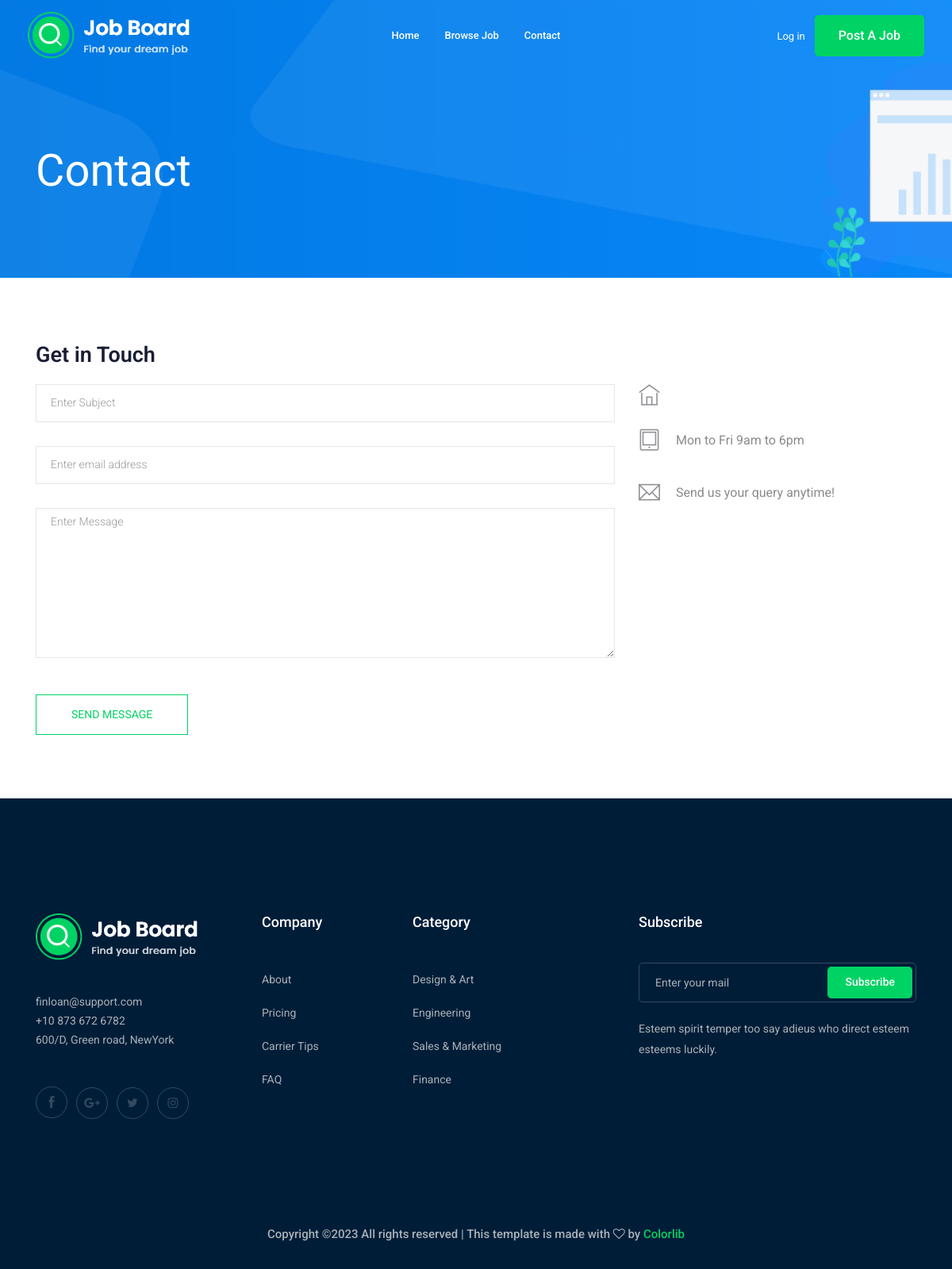
The page /contact-us/ on the database as committed earlier.
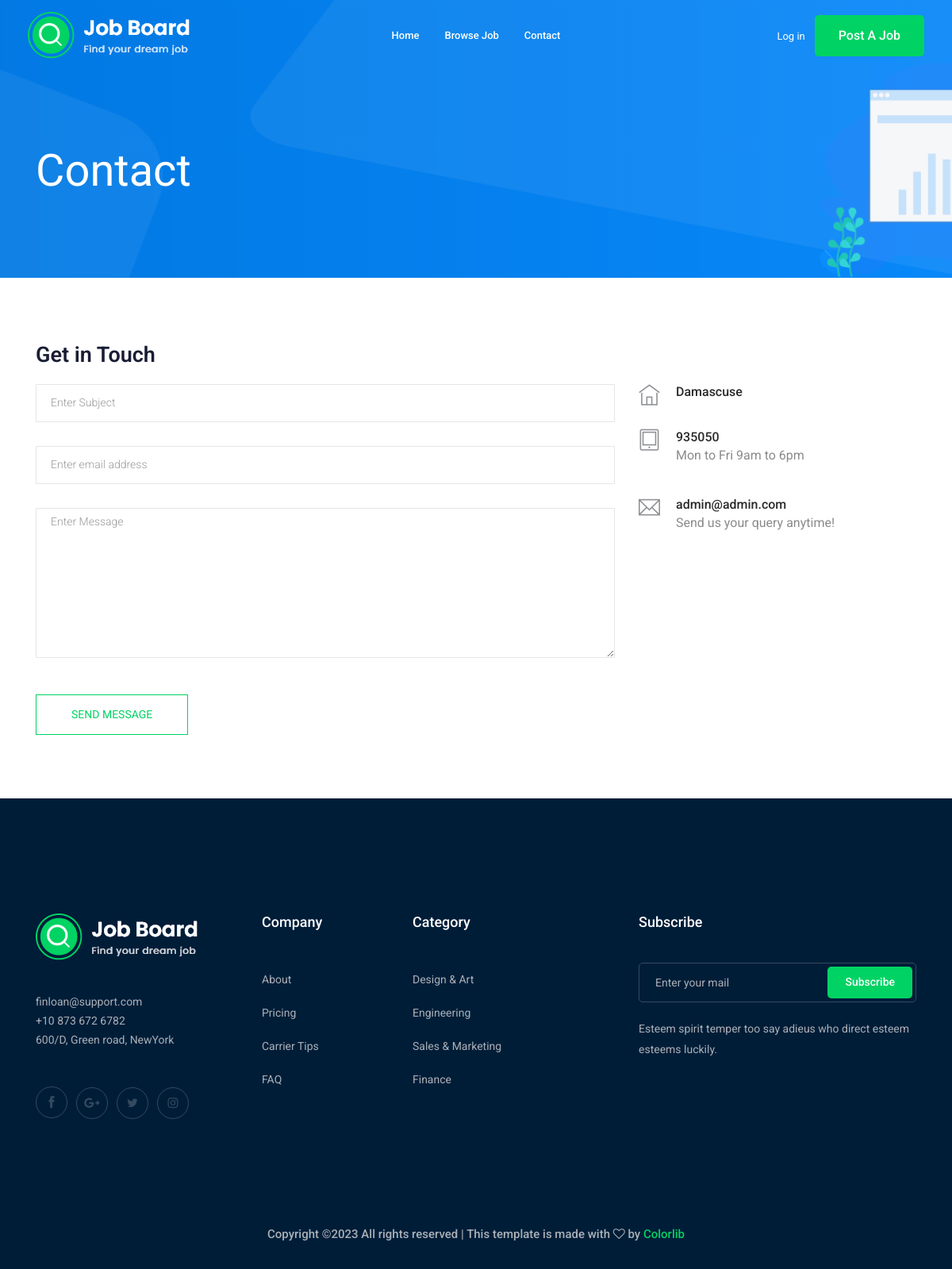
The same page on the database as committed later.
### contact/models.py (models this page shows, shortened)
class Info(models.Model):
    place = models.CharField(max_length=50)
    phone_number  = models.CharField(max_length=20)
    email = models.EmailField(max_length=254)
    class Meta:
        verbose_name = ("Info")
        verbose_name_plural = ("Info")

### contact/views.py (the view, shortened to what this page needs)
# urls.py: path('',views.send_message , name='contact'),
def send_message(request):
    myinfo = Info.objects.first()
    return render(request,'contact/contact.html',{'myinfo':myinfo})

### contact/templates/contact/contact.html (shortened to what this page needs)
{% extends 'base.html' %}
{% block body %}
    <div class="bradcam_area bradcam_bg_1">
        <div class="container">
            <div class="row">
                <div class="col-xl-12">
                    <div class="bradcam_text">
                        <h3>contact</h3>
                    </div>
                </div>
            </div>
        </div>
    </div>
  <section class="contact-section section_padding">
    <div class="container">
      <div class="row">
        <div class="col-12">
          <h2 class="contact-title">Get in Touch</h2>
        </div>
        <div class="col-lg-8">
          <form class="form-contact contact_form" method="post" >
            <div class="row">
              <div class="col-12">
                <div class="form-group">
                  <input class="form-control" name="subject" id="subject" type="text" onfocus="this.placeholder = ''" onblur="this.placeholder = 'Enter Subject'" placeholder = 'Enter Subject'>
                </div>
              </div>
              <div class="col-sm-12">
                <div class="form-group">
                  <input class="form-control" name="email" id="email" type="email" onfocus="this.placeholder = ''" onblur="this.placeholder = 'Enter email address'" placeholder = 'Enter email address'>
                </div>
              </div>
              <div class="col-12">
                <div class="form-group">
                    <textarea class="form-control w-100" name="message" id="message" cols="30" rows="9"  placeholder = 'Enter Message'></textarea>
                </div>
              </div>
            </div>
            <div class="form-group mt-3">
              <input type="submit" class="button button-contactForm btn_4 boxed-btn" value="send message">
            </div>
          </form>
        </div>
        <div class="col-lg-4">
          <div class="media contact-info">
            <span class="contact-info__icon"><i class="ti-home"></i></span>
            <div class="media-body">
              <h3>{{myinfo.place}}</h3>
            </div>
          </div>
          <div class="media contact-info">
            <span class="contact-info__icon"><i class="ti-tablet"></i></span>
            <div class="media-body">
              <h3>{{myinfo.phone_number}}</h3>
              <p>Mon to Fri 9am to 6pm</p>
            </div>
          </div>
          <div class="media contact-info">
            <span class="contact-info__icon"><i class="ti-email"></i></span>
            <div class="media-body">
              <h3>{{myinfo.email}}</h3>
              <p>Send us your query anytime!</p>
            </div>
          </div>
        </div>
      </div>
    </div>
  </section>
  {% endblock body %}

Rows that differ between the two databases and show on the page:
added Info: place "Damascuse", phone_number "935050", email "admin@admin.com"
